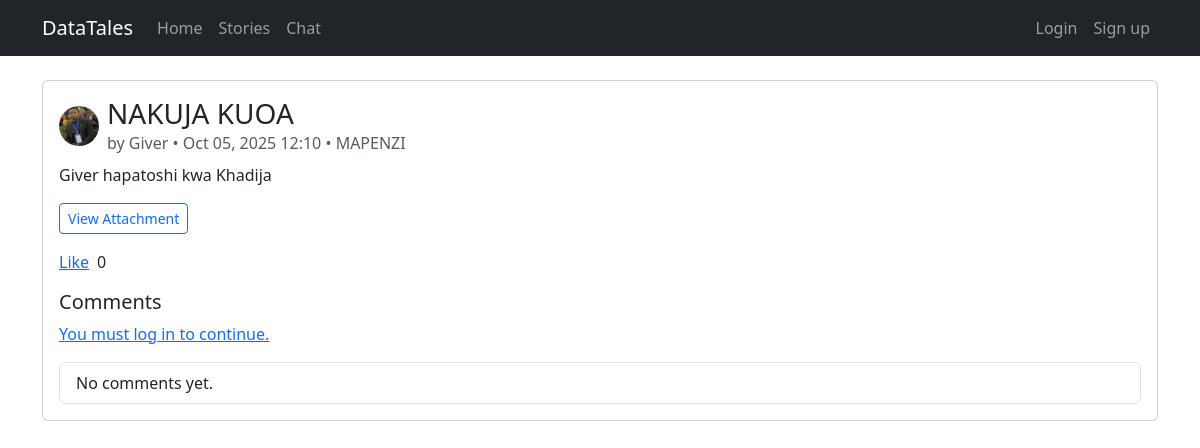
Page /2/ on the committed database.
### stories/models.py (models this page shows, shortened)
class Story(models.Model):
    author = models.ForeignKey(User, on_delete=models.CASCADE, related_name='stories')
    title = models.CharField(max_length=255)
    description = models.TextField()
    file = models.FileField(upload_to='stories/')
    category = models.ForeignKey('Category', on_delete=models.SET_NULL, null=True, blank=True, related_name='stories')
    created_at = models.DateTimeField(auto_now_add=True)

class Category(models.Model):
    name = models.CharField(max_length=100, unique=True)

### accounts/models.py (models this page shows, shortened)
class UserProfile(models.Model):
    user = models.OneToOneField(User, on_delete=models.CASCADE, related_name='profile')
    bio = models.TextField(blank=True)
    avatar = models.ImageField(upload_to='avatars/', blank=True, null=True)

### stories/views.py (the view)
# urls.py: path('<int:pk>/', views.story_detail, name='story_detail'),
def story_detail(request, pk):
    story = get_object_or_404(Story.objects.select_related('author', 'author__profile', 'category'), pk=pk)
    comments_qs = (
        Comment.objects.filter(story=story)
        .select_related('user', 'user__profile')
        .prefetch_related(Prefetch('replies', queryset=Reply.objects.select_related('user', 'user__profile')))
        .order_by('-created_at')
    )
    comments = comments_qs
    liked = False
    if request.user.is_authenticated:
        liked = story.likes.filter(user=request.user).exists()
    return render(request, 'stories/story_detail.html', {'story': story, 'comments': comments, 'liked': liked})

### templates/stories/story_detail.html (shortened to what this page needs)
{% extends 'base.html' %}
{% block content %}
  <div class="card">
    <div class="card-body">
      <div class="d-flex align-items-center mb-2">
        {% if story.author.profile.avatar %}
          <img src="{{ story.author.profile.avatar.url }}" class="rounded-circle me-2" width="40" height="40" alt="avatar">
        {% else %}
          <div class="rounded-circle bg-secondary me-2" style="width:40px;height:40px;"></div>
        {% endif %}
        <div>
          <h3 class="mb-0">{{ story.title }}</h3>
          <p class="text-muted mb-0">by {{ story.author.username }} • {{ story.created_at|date:'M d, Y H:i' }}{% if story.category %} • {{ story.category.name }}{% endif %}</p>
        </div>
      </div>
      <p>{{ story.description }}</p>
      <div class="mb-3">
        <a href="{{ story.file.url }}" target="_blank" class="btn btn-outline-primary btn-sm">View Attachment</a>
      </div>
      <div class="d-flex align-items-center gap-2 mb-3">
        {% if user.is_authenticated %}
          <a href="{% url 'toggle_like' story.pk %}">
            {% if liked %}Unlike{% else %}Like{% endif %}
          </a>
        {% else %}
          <a href="{% url 'login' %}">Like</a>
        {% endif %}
        <span>{{ story.likes.count }}</span>
      </div>
      <h5>Comments</h5>
      {% if user.is_authenticated %}
        <form method="post" action="{% url 'add_comment' story.pk %}" class="mb-3">
          {% csrf_token %}
          <div class="input-group">
            <input type="text" class="form-control" name="text" placeholder="Add a comment..." required>
            <button class="btn btn-primary">Post</button>
          </div>
        </form>
      {% else %}
        <p><a href="{% url 'login' %}">You must log in to continue.</a></p>
      {% endif %}
      <ul class="list-group">
        {% for c in comments %}
          <li class="list-group-item">
            <div class="d-flex justify-content-between">
              <div class="d-flex align-items-center">
                {% if c.user.profile.avatar %}
                  <img src="{{ c.user.profile.avatar.url }}" class="rounded-circle me-2" width="28" height="28" alt="avatar">
                {% else %}
                  <div class="rounded-circle bg-secondary me-2" style="width:28px;height:28px;"></div>
                {% endif %}
                <div>
                  <strong>{{ c.user.username }}</strong>
                  <span class="text-muted">• {{ c.created_at|date:'M d, Y H:i' }}</span>
                </div>
              </div>
              {% if user.is_authenticated and c.user_id == user.id %}
                <div class="d-flex gap-2">
                  <a href="{% url 'edit_comment' c.id %}">Edit</a>
                  <a href="{% url 'delete_comment' c.id %}" data-confirm-delete>Delete</a>
                </div>
              {% endif %}
            </div>
            <div class="mt-1">{{ c.text }}</div>
            <div class="mt-2">
              {% with rc=c.replies.count %}
                <small class="text-muted">
                  {% if rc == 0 %}0 reply{% elif rc == 1 %}1 reply{% else %}{{ rc }} replies{% endif %}
                </small>
              {% endwith %}
              {% if user.is_authenticated %}
                <a class="ms-2" href="{% url 'add_reply' c.id %}">Reply</a>
              {% else %}
                <a class="ms-2" href="{% url 'login' %}">Reply</a>
              {% endif %}
            </div>
            {% if c.replies.all %}
              <ul class="list-group list-group-flush mt-2">
                {% for r in c.replies.all %}
                  <li class="list-group-item">
                    <div class="d-flex justify-content-between">
                      <div class="d-flex align-items-center">
                        {% if r.user.profile.avatar %}
                          <img src="{{ r.user.profile.avatar.url }}" class="rounded-circle me-2" width="24" height="24" alt="avatar">
                        {% else %}
                          <div class="rounded-circle bg-secondary me-2" style="width:24px;height:24px;"></div>
                        {% endif %}
                        <div>
                          <strong>{{ r.user.username }}</strong>
                          <span class="text-muted">• {{ r.created_at|date:'M d, Y H:i' }}</span>
                        </div>
                      </div>
                      {% if user.is_authenticated and r.user_id == user.id %}
                        <div class="d-flex gap-2">
                          <a href="{% url 'edit_reply' r.id %}">Edit</a>
                          <a href="{% url 'delete_reply' r.id %}" data-confirm-delete>Delete</a>
                        </div>
                      {% endif %}
                    </div>
                    <div class="mt-1">{{ r.text }}</div>
                  </li>
                {% endfor %}
              </ul>
            {% endif %}
          </li>
        {% empty %}
          <li class="list-group-item">No comments yet.</li>
        {% endfor %}
      </ul>
    </div>
  </div>
{% endblock %}

### rows in the picture
Story: author.profile.avatar (picture), title "NAKUJA KUOA", author.username "Giver", created_at "Oct 05, 2025 12:10", category.name "MAPENZI", description "Giver hapatoshi kwa Khadija", likes.count "0"
